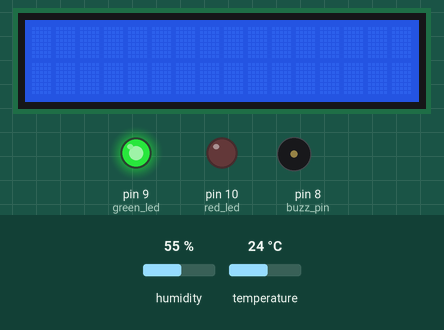
The sketch below on a simulated Arduino Uno, built with avr-gcc and run on an emulated ATmega328P. On the bench: 16×2 character LCD, output pins drawn as LEDs (lit = HIGH), buzzer (waves = sounding, pin HIGH). Dashed ring = blinking. The test bench sets the inputs (shaded band); at power-on: humidity 55 %, temperature 24 °C. What the sketch prints to the serial monitor is not drawn.

Above: at 1.2 s.
1.3 s: humidity set to 31 %
At 4.8 s:
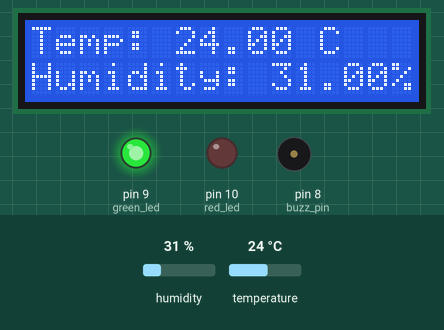
5.8 s: humidity set to 28 %
At 9.1 s:
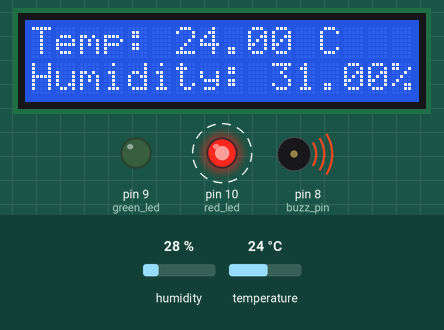
12.2 s: temperature set to 12 °C
At 16.9 s:
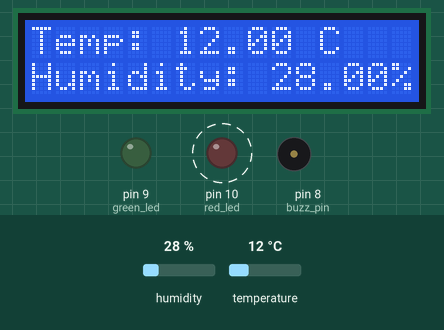
17.1 s: temperature set to 19 °C
At 19.0 s:
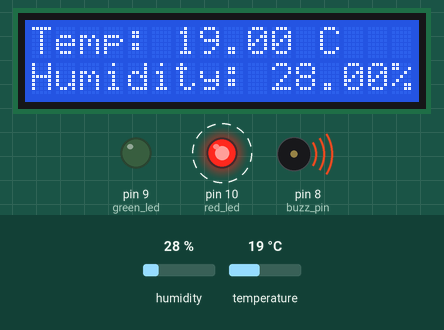
20.8 s: humidity set to 40 %
At 25.0 s:
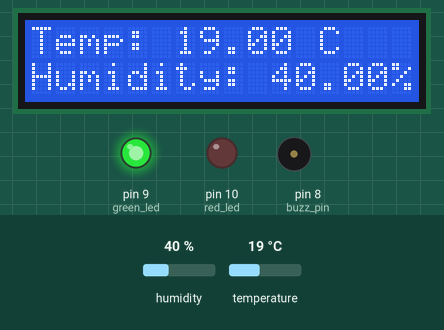
Timing chart, 0 to 26.5 s (numbered marks = the images above; inputs shaded):
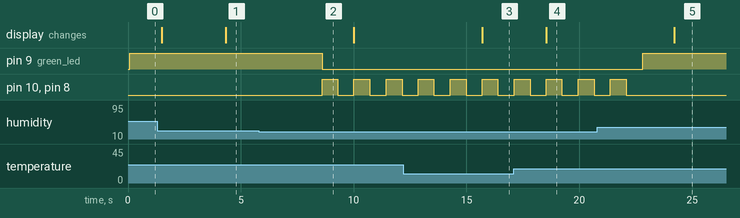

Measured:
- the behaviour switches between 30 and 29 % on humidity (found by bisection; images 1 and 2)
- after the input at 1.3 s, the display: first differs from a run without the input after 3.0 s (image 1)
- after the input at 5.8 s, pin 9 (green_led): HIGH → LOW after 2.8 s; pin 10 (red_led), pin 8 (buzz_pin): alternates HIGH for 0.70 s and LOW for 0.72 s, starting after 2.8 s
- after the input at 12.2 s, the display: changes after 3.5 s (image 3)
- after the input at 17.1 s, the display: changes after 1.4 s (image 4)
- after the input at 20.8 s, pin 9 (green_led): LOW → HIGH after 2.0 s; pin 10 (red_led), pin 8 (buzz_pin): goes on until 22.1 s, then stays LOW; the display: changes after 3.4 s (image 5)

The sketch:

Updated_dht_Sensor_program.ino
```cpp
#include <DHT.h>          //Include the DHT library
#include <LiquidCrystal.h> //Include the LCD library
#include <SoftwareSerial.h>
#define DHTPIN 2          //Pin where the DHT11 is connected
#define DHTTYPE DHT11     //Type of DHT sensor
DHT dht(DHTPIN, DHTTYPE);
int rs=12;
int en=11;
int d4=7;
int d5=6;
int d6=5;
int d7=4;
LiquidCrystal lcd(rs,en,d4,d5,d6,d7);
int red_led =10;
int green_led =9;
int buzz_pin = 8;
int dt =700;
void setup() {
  Serial.begin(9600);
  lcd.begin(16, 2);         //Set the number of columns and rows of the LCD
  dht.begin();               //Initialize the DHT sensor
  pinMode(green_led , OUTPUT);
  pinMode(red_led , OUTPUT);
  pinMode(buzz_pin , OUTPUT);
}

void loop() {

  // delay(1000);
  float temperature = dht.readTemperature();    //Read the Temperature from the DHT sensor
  float humidity = dht.readHumidity();         //Read the Humidity from the DHT sensor

  if (temperature> 28 || humidity <30){
    digitalWrite(green_led ,LOW);
    digitalWrite(red_led ,HIGH);
    digitalWrite(buzz_pin ,HIGH);
    delay(dt);
    digitalWrite(red_led , LOW);
    digitalWrite(buzz_pin ,LOW);
    delay(dt);
  }
  else {
    digitalWrite(green_led , HIGH);
    delay(1400);
  }

 if (isnan(humidity) || isnan(temperature)) {
 Serial.println("Failed to read from DHT sensor!");
 return;
}
   //print the humidity and temperature values on the LCD
  lcd.clear();              //Clear the LCD screen
  lcd.setCursor(0, 0);      //Set the cursor to the top-left corner
  lcd.print("Temp: ");      //Print the word "Temp" on the LCD
  lcd.print(temperature);   //Print the temperature value on the LCD
  lcd.print(" C");          //Print the unit of temperature on the LCD
  lcd.setCursor(0, 1);      //Set the cursor to the bottom-left corner
  lcd.print("Humidity: ");  //Print the word "Humidity" on the LCD
  lcd.print(humidity);      //Print the humidity value on the LCD
  lcd.print("%");           //Print the unit of humidity on the LCD

Serial.print("Temperature: ");
Serial.print(temperature);
Serial.print(" *C \t");
Serial.print("Humidity: ");
Serial.print(humidity);
Serial.println("%");
}
```
